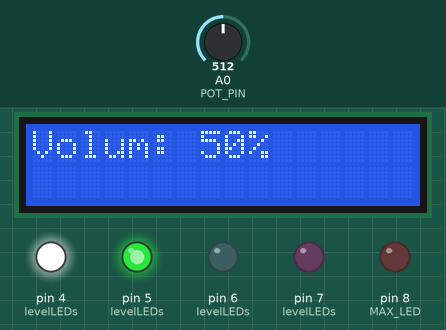
Recording of a sketch running on a simulated Arduino Uno, built with avr-gcc and run on an emulated ATmega328P. On the bench: 16×2 character LCD, output pins drawn as LEDs (lit = HIGH). The inputs (shaded band) are chosen by the test bench; at power-on: A0 (POT_PIN) = 512.

Above: at 1.2 s.
1.3 s: A0 (POT_PIN) set to 306
At 2.5 s:
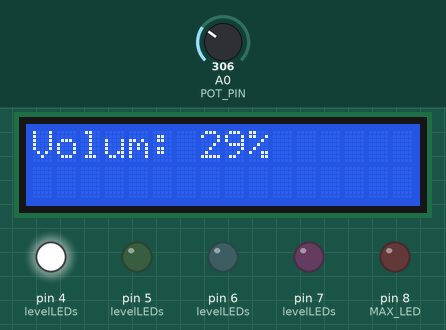
2.8 s: A0 (POT_PIN) set to 122
At 4.1 s:
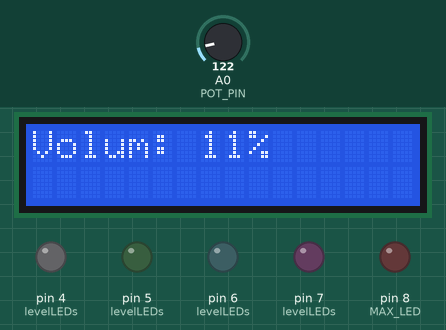
4.4 s: A0 (POT_PIN) set to 900
At 4.9 s:
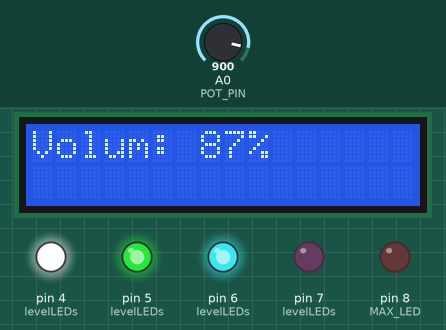
5.9 s: A0 (POT_PIN) set to 1023
At 7.4 s:
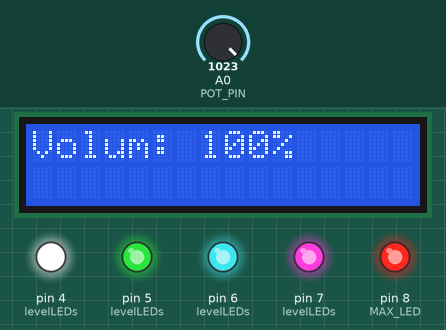
Timing chart, 0 to 8.4 s (numbered marks = the images above; inputs shaded):
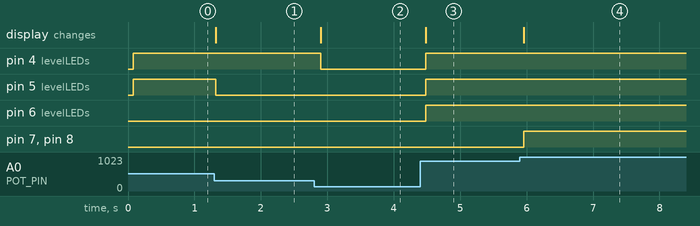

Measured:
- after the input at 1.3 s, pin 5 (levelLEDs): HIGH → LOW at once; the display: changes at once (image 1)
- after the input at 2.8 s, pin 4 (levelLEDs): HIGH → LOW after 0.10 s; the display: changes after 0.10 s (image 2)
- after the input at 4.4 s, pin 4 (levelLEDs), pin 5 (levelLEDs), pin 6 (levelLEDs): LOW → HIGH after 0.09 s; the display: changes after 0.09 s (image 3)
- after the input at 5.9 s, pin 7 (levelLEDs), pin 8 (MAX_LED): LOW → HIGH after 0.06 s; the display: changes after 0.06 s (image 4)

The sketch:

sketch.ino
```cpp
#include <Wire.h>
#include <LiquidCrystal_I2C.h>

// === Definiri pini/ Macrouri ===
#define POT_PIN     A0
#define MAX_LED     8
#define LEVEL1_LED  4
#define LEVEL2_LED  5
#define LEVEL3_LED  6
#define LEVEL4_LED  7

// LCD I2C: adresa uzuala 0x27, 16 coloane, 2 randuri
LiquidCrystal_I2C lcd(0x27, 16, 2);

// Praguri si LED-uri corespunzatoare
const int thresholds[4] = {25, 50, 75, 100};
const int levelLEDs[4] = {LEVEL1_LED, LEVEL2_LED, LEVEL3_LED, LEVEL4_LED};

void setup() {
  lcd.init();        // Initializare LCD
  lcd.backlight();   // Aprindere lumina de fundal

  // LED-uri ca iesiri
  for (int i = 0; i < 4; i++) {
    pinMode(levelLEDs[i], OUTPUT);
  }
  pinMode(MAX_LED, OUTPUT);
}

void loop() {
  // Citește potentiometrul si mapeaza la procent
  int potValue = analogRead(POT_PIN);
  int volume = map(potValue, 0, 1023, 0, 100);

  // Afișează volumul pe LCD
  lcd.setCursor(0, 0);
  lcd.print("Volum: ");
  lcd.print(volume);
  lcd.print("%   "); // spatiu extra pentru a sterge caractere vechi

  // Control LED-uri de nivel
  for (int i = 0; i < 4; i++) {
    if (volume >= thresholds[i]) {
      digitalWrite(levelLEDs[i], HIGH);
    } else {
      digitalWrite(levelLEDs[i], LOW);
    }
  }

  // LED de maxim (daca si numai daca volumul este exact 100%)
  if (volume == 100) {
    digitalWrite(MAX_LED, HIGH);
  } else {
    digitalWrite(MAX_LED, LOW);
  }

  delay(100);
}
```
